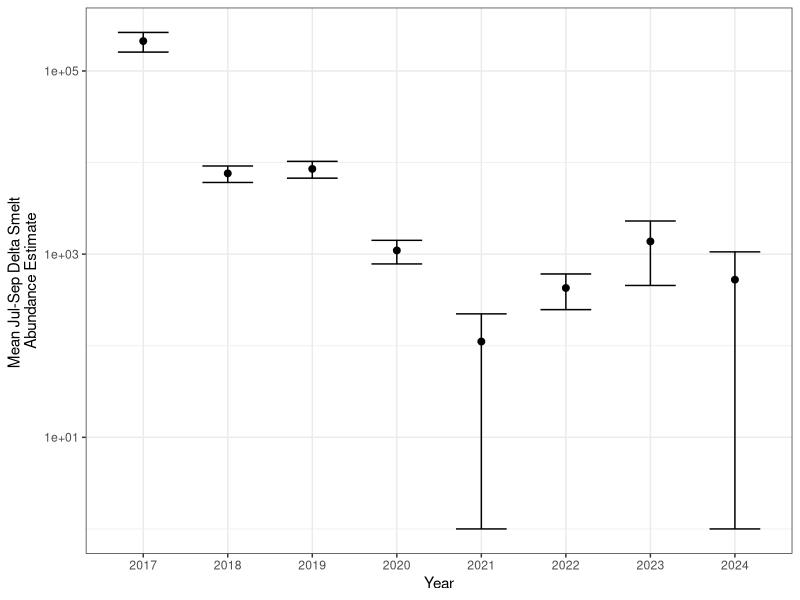
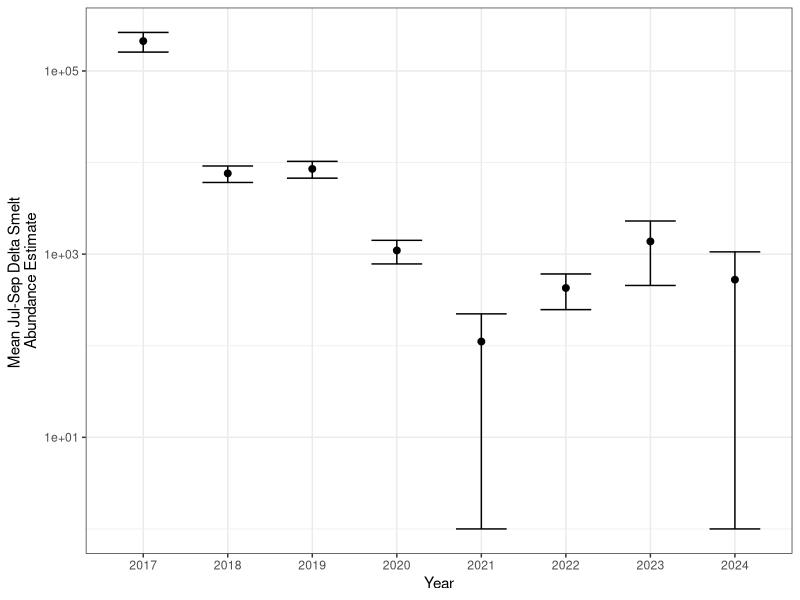

R code for these plots, in order:
#Plot of EDSM's annual summer fall population number

library(tidyverse)

smelt = read_csv("Data/DSM_aggregated_index_EDSM_Jul-Sep_2024-10-22.csv")

smelt = mutate(smelt, ymin = Mean_of_nHats-SE_of_mean_of_nHats+1, ymax =  Mean_of_nHats+SE_of_mean_of_nHats)

smelt = mutate(smelt, ymin = case_when(ymin <1 ~1,
                                       TRUE ~ymin))

ggplot(smelt, aes(x = Year, y = Mean_of_nHats)) +
  geom_point(size = 2)+
  geom_errorbar(aes(ymin = ymin, ymax = ymax), width = 0.6)+
  scale_y_log10()+
  ylab("Mean Jul-Sep Delta Smelt \nAbundance Estimate")+
  scale_x_continuous(breaks = c(2017, 2018, 2019, 2020, 2021, 2022, 2023, 2024),
                     minor_breaks = NULL)+
  theme_bw()

ggsave("Plots/AnnualSmeltPlot.tiff", device = "tiff", width =5, height =5)
